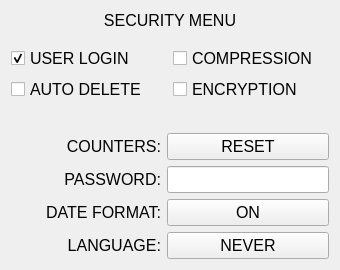
<?xml version="1.0" encoding="UTF-8"?>
<ui version="4.0">
 <class>securityOptions</class>
 <widget class="QWidget" name="securityOptions">
  <property name="geometry">
   <rect>
    <x>0</x>
    <y>0</y>
    <width>340</width>
    <height>270</height>
   </rect>
  </property>
  <property name="minimumSize">
   <size>
    <width>340</width>
    <height>270</height>
   </size>
  </property>
  <property name="font">
   <font>
    <pointsize>14</pointsize>
    <weight>50</weight>
    <italic>false</italic>
    <bold>false</bold>
   </font>
  </property>
  <property name="windowTitle">
   <string>Form</string>
  </property>
  <layout class="QGridLayout" name="gridLayout_3">
   <item row="0" column="0">
    <layout class="QHBoxLayout" name="horizontalLayout">
     <property name="bottomMargin">
      <number>10</number>
     </property>
     <item>
      <widget class="QLabel" name="label_6">
       <property name="maximumSize">
        <size>
         <width>16777215</width>
         <height>40</height>
        </size>
       </property>
       <property name="font">
        <font>
         <pointsize>12</pointsize>
         <weight>50</weight>
         <bold>false</bold>
        </font>
       </property>
       <property name="text">
        <string>SECURITY MENU</string>
       </property>
       <property name="alignment">
        <set>Qt::AlignCenter</set>
       </property>
      </widget>
     </item>
    </layout>
   </item>
   <item row="1" column="0">
    <layout class="QGridLayout" name="gridLayout_2">
     <item row="0" column="1" alignment="Qt::AlignHCenter">
      <widget class="QCheckBox" name="cb_compression">
       <property name="minimumSize">
        <size>
         <width>157</width>
         <height>0</height>
        </size>
       </property>
       <property name="font">
        <font>
         <pointsize>12</pointsize>
         <weight>50</weight>
         <bold>false</bold>
        </font>
       </property>
       <property name="text">
        <string>COMPRESSION</string>
       </property>
      </widget>
     </item>
     <item row="1" column="0">
      <widget class="QCheckBox" name="cb_autoDelete">
       <property name="minimumSize">
        <size>
         <width>157</width>
         <height>0</height>
        </size>
       </property>
       <property name="font">
        <font>
         <pointsize>12</pointsize>
         <weight>50</weight>
         <bold>false</bold>
        </font>
       </property>
       <property name="text">
        <string>AUTO DELETE</string>
       </property>
      </widget>
     </item>
     <item row="0" column="0">
      <widget class="QCheckBox" name="cb_userLogin">
       <property name="minimumSize">
        <size>
         <width>157</width>
         <height>0</height>
        </size>
       </property>
       <property name="font">
        <font>
         <pointsize>12</pointsize>
         <weight>50</weight>
         <bold>false</bold>
        </font>
       </property>
       <property name="text">
        <string>USER LOGIN</string>
       </property>
       <property name="checked">
        <bool>true</bool>
       </property>
      </widget>
     </item>
     <item row="1" column="1">
      <widget class="QCheckBox" name="cb_encryption">
       <property name="minimumSize">
        <size>
         <width>157</width>
         <height>0</height>
        </size>
       </property>
       <property name="font">
        <font>
         <pointsize>12</pointsize>
         <weight>50</weight>
         <bold>false</bold>
        </font>
       </property>
       <property name="text">
        <string>ENCRYPTION</string>
       </property>
      </widget>
     </item>
    </layout>
   </item>
   <item row="2" column="0">
    <spacer name="verticalSpacer">
     <property name="font">
      <font>
       <pointsize>12</pointsize>
       <weight>50</weight>
       <bold>false</bold>
      </font>
     </property>
     <property name="orientation">
      <enum>Qt::Vertical</enum>
     </property>
     <property name="sizeHint" stdset="0">
      <size>
       <width>313</width>
       <height>16</height>
      </size>
     </property>
    </spacer>
   </item>
   <item row="3" column="0">
    <layout class="QGridLayout" name="gridLayout">
     <item row="1" column="0">
      <widget class="QLabel" name="label_7">
       <property name="minimumSize">
        <size>
         <width>150</width>
         <height>0</height>
        </size>
       </property>
       <property name="font">
        <font>
         <pointsize>12</pointsize>
         <weight>50</weight>
         <bold>false</bold>
        </font>
       </property>
       <property name="text">
        <string>PASSWORD:</string>
       </property>
       <property name="alignment">
        <set>Qt::AlignRight|Qt::AlignTrailing|Qt::AlignVCenter</set>
       </property>
      </widget>
     </item>
     <item row="1" column="1">
      <widget class="vkILine" name="le_password">
       <property name="minimumSize">
        <size>
         <width>0</width>
         <height>27</height>
        </size>
       </property>
       <property name="font">
        <font>
         <pointsize>12</pointsize>
         <weight>50</weight>
         <italic>false</italic>
         <bold>false</bold>
        </font>
       </property>
       <property name="alignment">
        <set>Qt::AlignCenter</set>
       </property>
      </widget>
     </item>
     <item row="2" column="0">
      <widget class="QLabel" name="label_4">
       <property name="minimumSize">
        <size>
         <width>0</width>
         <height>0</height>
        </size>
       </property>
       <property name="font">
        <font>
         <pointsize>12</pointsize>
         <weight>50</weight>
         <bold>false</bold>
        </font>
       </property>
       <property name="text">
        <string>DATE FORMAT:</string>
       </property>
       <property name="alignment">
        <set>Qt::AlignRight|Qt::AlignTrailing|Qt::AlignVCenter</set>
       </property>
      </widget>
     </item>
     <item row="2" column="1">
      <widget class="QPushButton" name="pb_dateFormat">
       <property name="font">
        <font>
         <pointsize>12</pointsize>
         <weight>50</weight>
         <bold>false</bold>
        </font>
       </property>
       <property name="text">
        <string>ON</string>
       </property>
      </widget>
     </item>
     <item row="3" column="0">
      <widget class="QLabel" name="label_5">
       <property name="font">
        <font>
         <pointsize>12</pointsize>
         <weight>50</weight>
         <bold>false</bold>
        </font>
       </property>
       <property name="text">
        <string>LANGUAGE:</string>
       </property>
       <property name="alignment">
        <set>Qt::AlignRight|Qt::AlignTrailing|Qt::AlignVCenter</set>
       </property>
      </widget>
     </item>
     <item row="3" column="1">
      <widget class="QPushButton" name="pb_language">
       <property name="font">
        <font>
         <pointsize>12</pointsize>
         <weight>50</weight>
         <bold>false</bold>
        </font>
       </property>
       <property name="text">
        <string>NEVER</string>
       </property>
      </widget>
     </item>
     <item row="0" column="1">
      <widget class="QPushButton" name="pb_counters">
       <property name="font">
        <font>
         <pointsize>12</pointsize>
        </font>
       </property>
       <property name="text">
        <string>RESET</string>
       </property>
      </widget>
     </item>
     <item row="0" column="0">
      <widget class="QLabel" name="label_cnt">
       <property name="font">
        <font>
         <pointsize>12</pointsize>
        </font>
       </property>
       <property name="text">
        <string>COUNTERS:</string>
       </property>
       <property name="alignment">
        <set>Qt::AlignRight|Qt::AlignTrailing|Qt::AlignVCenter</set>
       </property>
      </widget>
     </item>
    </layout>
   </item>
  </layout>
 </widget>
 <customwidgets>
  <customwidget>
   <class>vkILine</class>
   <extends>QLineEdit</extends>
   <header>vkiline.h</header>
  </customwidget>
 </customwidgets>
 <tabstops>
  <tabstop>cb_userLogin</tabstop>
  <tabstop>cb_compression</tabstop>
  <tabstop>cb_autoDelete</tabstop>
  <tabstop>cb_encryption</tabstop>
  <tabstop>le_password</tabstop>
  <tabstop>pb_dateFormat</tabstop>
  <tabstop>pb_language</tabstop>
 </tabstops>
 <resources/>
 <connections/>
</ui>
